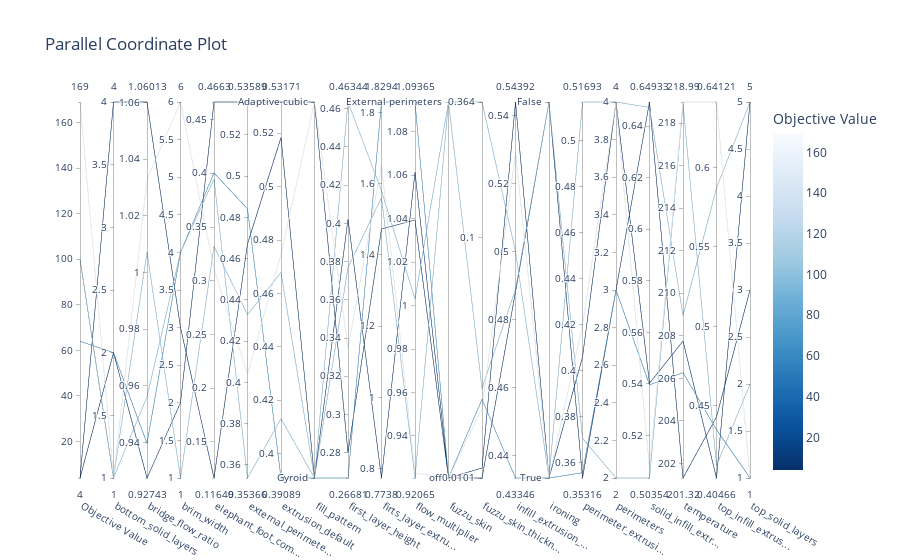

Write notebook code for a chart like this one.
### Code cell
fig = optuna.visualization.plot_parallel_coordinate(study, params=['first_layer_height', 'perimeters', 'top_solid_layers', 'bottom_solid_layers', 'fuzzu_skin', 'fuzzu_skin_thickness', 'fill_pattern', 'ironing', 'brim_width', 'extrusion_default', 'firts_layer_extrusion_width', 'perimeter_extrusion_width', 'external_perimeter_extrusion_width', 'infill_extrusion_width', 'solid_infill_extrusion_width', 'top_infill_extrusion_width', 'bridge_flow_ratio', 'elephant_foot_compensation', 'flow_multiplier', 'temperature'])
fig.show()

### Figure 1 — Plotly figure (JSON) as saved in the notebook; plotly's stock layout.template omitted (floating-point values rounded to 4 significant figures)
{"data": [{"dimensions": [{"label": "Objective Value", "range": [4, 169], "values": [64, 100, 100, 169, 4, 4]}, {"label": "bottom_solid_layers", "range": [1, 4], "values": [2, 1, 1, 1, 2, 4]}, {"label": "bridge_flow_ratio", "range": [0.9274, 1.06], "values": [0.9396, 0.9561, 1.007, 1.033, 0.9274, 1.06]}, {"label": "brim_width", "range": [1, 6], "values": [4, 4, 1, 6, 2, 3]}, {"label": "elephant_foot_com...", "range": [0.1165, 0.4663], "values": [0.4004, 0.3946, 0.3319, 0.3108, 0.4663, 0.1165]}, {"label": "external_perimete...", "range": [0.3537, 0.5359], "values": [0.4841, 0.3537, 0.4328, 0.404, 0.5359, 0.4672]}, {"label": "extrusion_default", "range": [0.3909, 0.5317], "values": [0.3909, 0.4131, 0.4679, 0.4747, 0.5317, 0.5184]}, {"label": "fill_pattern", "range": [0, 1], "ticktext": ["Gyroid", "Adaptive cubic"], "tickvals": [0, 1], "values": [0, 0, 0, 1, 1, 0]}, {"label": "first_layer_height", "range": [0.2668, 0.4634], "values": [0.2668, 0.3769, 0.4634, 0.3346, 0.28, 0.4022]}, {"label": "firts_layer_extru...", "range": [0.7738, 1.829], "values": [1.829, 1.561, 1.58, 1.651, 1.473, 0.7738]}, {"label": "flow_multiplier", "range": [0.9206, 1.094], "values": [1.094, 0.9206, 1.003, 0.9229, 1.039, 1.061]}, {"label": "fuzzu_skin", "range": [0, 1], "ticktext": ["off", "External perimeters"], "tickvals": [0, 1], "values": [0, 1, 1, 0, 0, 0]}, {"label": "fuzzu_skin_thickn...", "range": [-1.995, -0.4385], "ticktext": ["0.0101", "0.1", "0.364"], "tickvals": [-1.995, -1, -0.4385], "values": [-1.669, -0.4385, -1.624, -1.706, -1.995, -1.953]}, {"label": "infill_extrusion_...", "range": [0.4335, 0.5439], "values": [0.4335, 0.5, 0.4889, 0.5292, 0.4882, 0.5439]}, {"label": "ironing", "range": [0, 1], "ticktext": ["True", "False"], "tickvals": [0, 1], "values": [0, 0, 1, 0, 1, 0]}, {"label": "perimeter_extrusi...", "range": [0.3532, 0.5169], "values": [0.3555, 0.5169, 0.3705, 0.4198, 0.3532, 0.4058]}, {"label": "perimeters", "range": [2, 4], "values": [3, 4, 2, 4, 3, 4]}, {"label": "solid_infill_extr...", "range": [0.5035, 0.6493], "values": [0.5397, 0.6472, 0.5035, 0.507, 0.6493, 0.5403]}, {"label": "temperature", "range": [201.3, 219.0], "values": [206.3, 209.0, 218.9, 219.0, 201.3, 207.8]}, {"label": "top_infill_extrus...", "range": [0.4047, 0.6412], "values": [0.4351, 0.587, 0.4125, 0.6412, 0.4431, 0.4047]}, {"label": "top_solid_layers", "range": [1, 5], "values": [1, 5, 2, 1, 3, 5]}], "labelangle": 30, "labelside": "bottom", "line": {"color": [64, 100, 100, 169, 4, 4], "colorbar": {"title": {"text": "Objective Value"}}, "colorscale": [[0, "rgb(247,251,255)"], [0.125, "rgb(222,235,247)"], [0.25, "rgb(198,219,239)"], [0.375, "rgb(158,202,225)"], [0.5, "rgb(107,174,214)"], [0.625, "rgb(66,146,198)"], [0.75, "rgb(33,113,181)"], [0.875, "rgb(8,81,156)"], [1, "rgb(8,48,107)"]], "reversescale": true, "showscale": true}, "type": "parcoords"}], "layout": {"title": {"text": "Parallel Coordinate Plot"}}}
